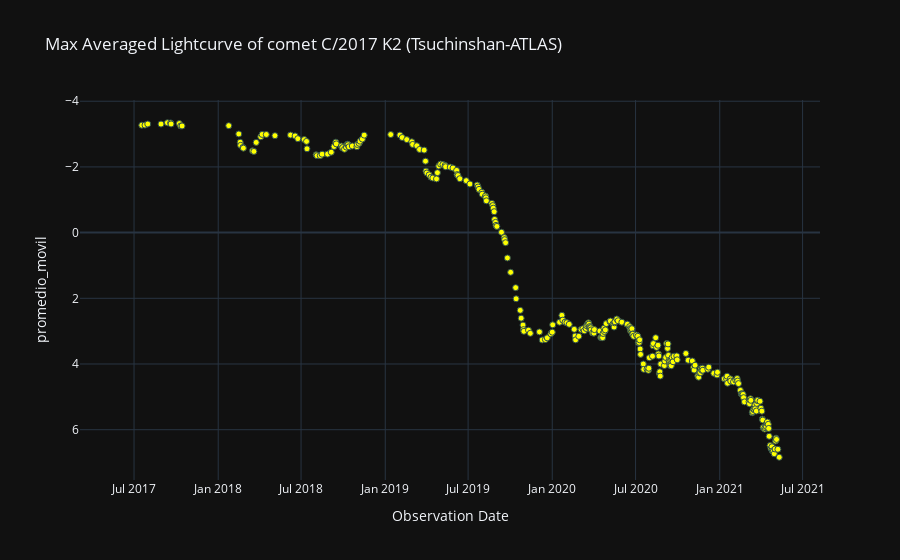

Notebook code cell kept with this figure:
### Code cell
# Gráfica de lus promediada
labels = {'obs_date':'Observation Date','magnitud_reducida':'Magnitude reduced'}
fig = px.scatter(curva_de_luz_interna_df, x=curva_de_luz_interna_df.obs_date, y='promedio_movil', template= 'plotly_dark', labels= labels, title=f'Max Averaged Lightcurve of comet {nombre_cometa} (Tsuchinshan-ATLAS)')
fig.update_traces(marker=dict(color='yellow', size=6, line=dict(width=1, color='DarkSlateGrey')))
fig.update_yaxes(autorange="reversed")
fig.show()

### Figure 1 — Plotly figure (JSON) as saved in the notebook; plotly's stock layout.template omitted (floating-point values rounded to 4 significant figures; data arrays with more than 128 entries replaced by an {"elided": "..."} marker saying what was removed)
{"data": [{"hovertemplate": "Observation Date=%{x}<br>promedio_movil=%{y}<extra></extra>", "legendgroup": "", "marker": {"color": "yellow", "line": {"color": "DarkSlateGrey", "width": 1}, "size": 6, "symbol": "circle"}, "mode": "markers", "name": "", "orientation": "v", "showlegend": false, "type": "scatter", "x": {"elided": "310 str values"}, "xaxis": "x", "y": {"elided": "310 float values"}, "yaxis": "y"}], "layout": {"legend": {"tracegroupgap": 0}, "title": {"text": "Max Averaged Lightcurve of comet C/2017 K2 (Tsuchinshan-ATLAS)"}, "xaxis": {"anchor": "y", "domain": [0, 1], "title": {"text": "Observation Date"}}, "yaxis": {"anchor": "x", "autorange": "reversed", "domain": [0, 1], "title": {"text": "promedio_movil"}}}}
